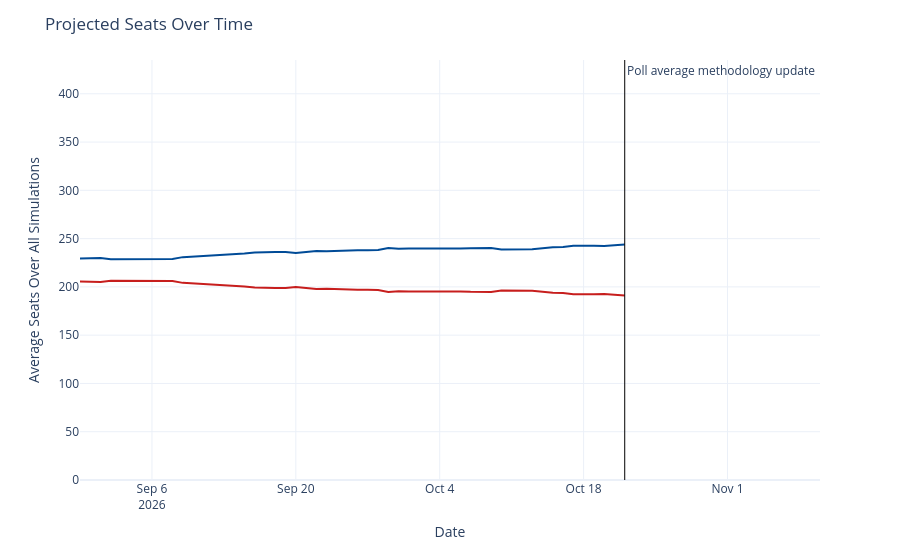

Notebook cell for this chart:
### Code cell
seats_over_time = output_ts[(output_ts['geo'] == 'US House') &
                             (output_ts['type'] == 'seats')]
seats_over_time['rep_seats'] = seats_over_time['y'].map(lambda x: 435 - x)
seats_over_time = seats_over_time.rename({'y': 'Democrats', 'rep_seats': 'Republicans'}, axis=1)
seats_time_ser = px.line(seats_over_time, x='date', y=['Democrats', 'Republicans'], template='plotly_white',
                        color_discrete_map={'Democrats': '#004b97', 'Republicans': '#c71e1d'},)
seats_time_ser.update_traces(hovertemplate="%{y:.1f}")
seats_time_ser.update_layout(
    xaxis=dict(range=[pd.to_datetime('2026-08-30'), pd.to_datetime('2026-11-10')]),
    yaxis=dict(range=[0, 435]),
    xaxis_title='Date',
    yaxis_title='Average Seats Over All Simulations',
    title=dict(text="Projected Seats Over Time"),
    hovermode="x",
    showlegend=False
)
seats_time_ser.add_vline(x=pd.to_datetime('2026-10-22').timestamp() * 1000, line_width=1, line_color='black',
                          annotation_text='Poll average methodology update', annotation_position='top right')
seats_time_ser

### Figure 1 — Plotly figure (JSON) as saved in the notebook; plotly's stock layout.template omitted (floating-point values rounded to 4 significant figures)
{"data": [{"hovertemplate": "%{y:.1f}", "legendgroup": "Democrats", "line": {"color": "#004b97", "dash": "solid"}, "marker": {"symbol": "circle"}, "mode": "lines", "name": "Democrats", "orientation": "v", "showlegend": true, "type": "scatter", "x": ["2026-08-30", "2026-08-31", "2026-09-01", "2026-09-02", "2026-09-03", "2026-09-04", "2026-09-05", "2026-09-06", "2026-09-07", "2026-09-08", "2026-09-09", "2026-09-14", "2026-09-15", "2026-09-16", "2026-09-17", "2026-09-18", "2026-09-19", "2026-09-20", "2026-09-21", "2026-09-22", "2026-09-23", "2026-09-24", "2026-09-25", "2026-09-26", "2026-09-27", "2026-09-28", "2026-09-29", "2026-09-30", "2026-10-01", "2026-10-02", "2026-10-03", "2026-10-04", "2026-10-05", "2026-10-06", "2026-10-07", "2026-10-08", "2026-10-09", "2026-10-10", "2026-10-11", "2026-10-12", "2026-10-13", "2026-10-15", "2026-10-16", "2026-10-17", "2026-10-18", "2026-10-19", "2026-10-20", "2026-10-21", "2026-10-22"], "xaxis": "x", "y": [229.4, 230.0, 230.0, 228.5, 228.5, 228.7, 228.7, 228.9, 228.8, 228.9, 230.8, 233.6, 234.7, 235.7, 236.2, 236.1, 236.0, 235.0, 236.2, 237.2, 236.9, 237.4, 237.9, 237.9, 237.9, 238.2, 240.4, 239.5, 239.7, 239.6, 239.5, 239.7, 239.8, 239.7, 240.1, 240.1, 240.2, 238.8, 238.7, 238.7, 238.9, 240.9, 241.3, 242.6, 242.9, 242.5, 242.4, 243.5, 244.0], "yaxis": "y"}, {"hovertemplate": "%{y:.1f}", "legendgroup": "Republicans", "line": {"color": "#c71e1d", "dash": "solid"}, "marker": {"symbol": "circle"}, "mode": "lines", "name": "Republicans", "orientation": "v", "showlegend": true, "type": "scatter", "x": ["2026-08-30", "2026-08-31", "2026-09-01", "2026-09-02", "2026-09-03", "2026-09-04", "2026-09-05", "2026-09-06", "2026-09-07", "2026-09-08", "2026-09-09", "2026-09-14", "2026-09-15", "2026-09-16", "2026-09-17", "2026-09-18", "2026-09-19", "2026-09-20", "2026-09-21", "2026-09-22", "2026-09-23", "2026-09-24", "2026-09-25", "2026-09-26", "2026-09-27", "2026-09-28", "2026-09-29", "2026-09-30", "2026-10-01", "2026-10-02", "2026-10-03", "2026-10-04", "2026-10-05", "2026-10-06", "2026-10-07", "2026-10-08", "2026-10-09", "2026-10-10", "2026-10-11", "2026-10-12", "2026-10-13", "2026-10-15", "2026-10-16", "2026-10-17", "2026-10-18", "2026-10-19", "2026-10-20", "2026-10-21", "2026-10-22"], "xaxis": "x", "y": [205.6, 205.0, 205.0, 206.5, 206.5, 206.3, 206.3, 206.1, 206.2, 206.1, 204.2, 201.4, 200.3, 199.3, 198.8, 198.9, 199.0, 200.0, 198.8, 197.8, 198.1, 197.6, 197.1, 197.1, 197.1, 196.8, 194.6, 195.5, 195.3, 195.4, 195.5, 195.3, 195.2, 195.3, 194.9, 194.9, 194.8, 196.2, 196.3, 196.3, 196.1, 194.1, 193.7, 192.4, 192.1, 192.5, 192.6, 191.5, 191.0], "yaxis": "y"}], "layout": {"annotations": [{"showarrow": false, "text": "Poll average methodology update", "x": 1792627200000, "xanchor": "left", "xref": "x", "y": 1, "yanchor": "top", "yref": "y domain"}], "hovermode": "x", "legend": {"title": {"text": "variable"}, "tracegroupgap": 0}, "margin": {"t": 60}, "shapes": [{"line": {"color": "black", "width": 1}, "type": "line", "x0": 1792627200000, "x1": 1792627200000, "xref": "x", "y0": 0, "y1": 1, "yref": "y domain"}], "showlegend": false, "title": {"text": "Projected Seats Over Time"}, "xaxis": {"anchor": "y", "domain": [0, 1], "range": ["2026-08-30T00:00:00", "2026-11-10T00:00:00"], "title": {"text": "Date"}}, "yaxis": {"anchor": "x", "domain": [0, 1], "range": [0, 435], "title": {"text": "Average Seats Over All Simulations"}}}}
